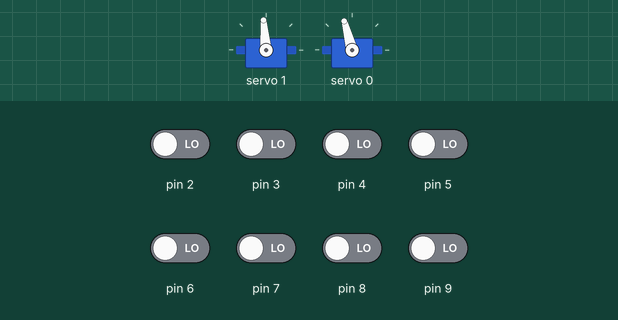
Simulated run of this sketch. Board: Arduino Uno, built with avr-gcc and run on an emulated ATmega328P. Shown: 2 × servo. Inputs (shaded band) come from the test bench; at power-on: pin 2–9 LOW. What the sketch prints to the serial monitor is not drawn.

Above: at 12.4 s.
12.5 s: pin 5 driven HIGH
At 12.8 s:
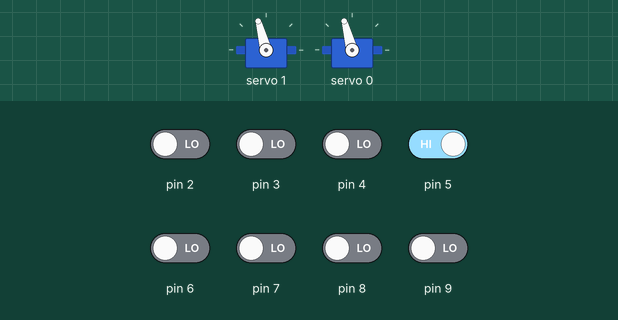
14.0 s: pin 7 driven HIGH
At 14.6 s:
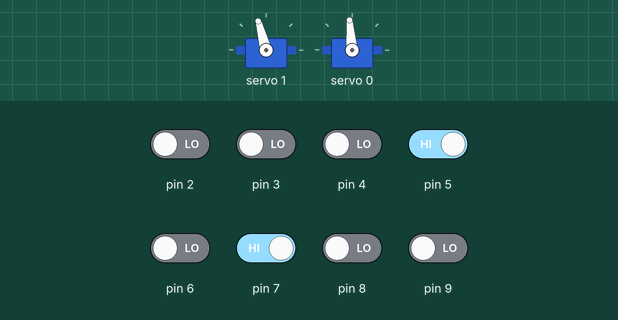
15.5 s: pin 7 driven LOW
At 16.5 s:
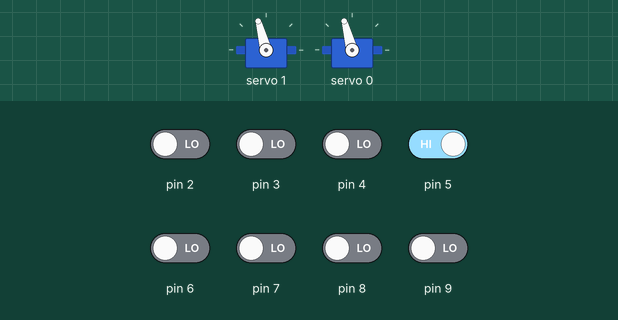
17.0 s: pin 2 driven HIGH
At 18.1 s:
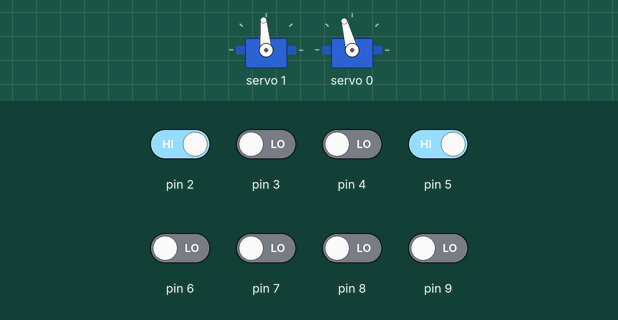
Timing chart, 0 to 66.0 s (numbered marks = the images above; inputs shaded):
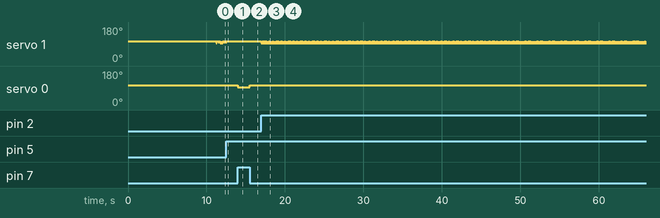

The sketch:

sketch_sep11a.ino
```cpp
#include <QTRSensors.h>

// create an object for your type of sensor (RC or Analog)
// in this example we have three sensors on analog inputs 0 - 2 (digital pins 14 - 16)
QTRSensorsRC qtr((char[]) {2, 3, 4, 5, 6, 7, 8, 9}, 8);
// QTRSensorsA qtr((char[]) {0, 1, 2}, 3);

#include<Wire.h>
#include <PCA9685.h> //PCA9685用ヘッダーファイル

PCA9685 pwm = PCA9685(0x40);    //PCA9685のアドレス指定

#define SERVOMIN 150            //最小パルス幅
#define SERVOMAX 600            //最大パルス幅


void setup()
{
  // optional: wait for some input from the user, such as  a button press

  // then start calibration phase and move the sensors over both
  // reflectance extremes they will encounter in your application:
  int i;
  for (i = 0; i < 250; i++)  // make the calibration take about 5 seconds
  {
    qtr.calibrate();
    delay(20);
    Serial.begin(9600);
  }

  //servo setting:
  pwm.begin();                   //初期設定 (アドレス0x40用)
  pwm.setPWMFreq(50);            //PWM周期を50Hzに設定 (アドレス0x40用)
  }


int leftMotorSpeed = 100;
int rightMotorSpeed = 100;

void loop()
{
  unsigned int sensors[8];
  // get calibrated sensor values returned in the sensors array, along with the line
  // position, which will range from 0 to 2000, with 1000 corresponding to the line
  // over the middle sensor.
  int position = qtr.readLine(sensors);
  Serial.println(position);

  // if all three sensors see very low reflectance, take some appropriate action for this
  // situation.
  if (sensors[0] > 750 && sensors[3] > 750 && sensors[7] > 750)
  {
    // do something.  Maybe this means we're at the edge of a course or about to fall off
    // a table, in which case, we might want to stop moving, back up, and turn around.
    return;
  }

  // compute our "error" from the line position.  We will make it so that the error is
  // zero when the middle sensor is over the line, because this is our goal.  Error
  // will range from -1000 to +1000.  If we have sensor 0 on the left and sensor 2 on
  // the right,  a reading of -1000 means that we see the line on the left and a reading
  // of +1000 means we see the line on the right.
  int error = position - 3000;

  servo_write(1,100);
  servo_write(0,100);

  if (error < -500)  // the line is on the left
    //leftMotorSpeed = 0;  // turn right
    servo_write(1,90);
  if (error > 500)  // the line is on the right
    //rightMotorSpeed = 0;  // turn left
    servo_write(0,90);

  // set motor speeds using the two motor speed variables above
}

void servo_write(int ch, int ang){ //動かすサーボチャンネルと角度を指定
  ang = map(ang, 0, 180, SERVOMIN, SERVOMAX); //角度（0～180）をPWMのパルス幅（150～500）に変換
  pwm.setPWM(ch, 0, ang);
}
```

Measured:
- after the input at 12.5 s, servo 1: stops changing and stays 105°
- after the input at 14.0 s, servo 0: 105° → 95° at once
- after the input at 15.5 s, servo 0: 95° → 105° at once
- after the input at 17.0 s, servo 1: alternates 105° for 0.02 s and 95° for 0.07 s, starting at once
